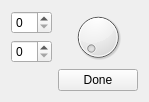
<?xml version="1.0" encoding="UTF-8"?>
<ui version="4.0">
 <class>rotatePageRangeClass</class>
 <widget class="QWidget" name="rotatePageRangeClass">
  <property name="geometry">
   <rect>
    <x>0</x>
    <y>0</y>
    <width>141</width>
    <height>97</height>
   </rect>
  </property>
  <property name="windowTitle">
   <string>rotatePageRange</string>
  </property>
  <layout class="QGridLayout" name="gridLayout">
   <item row="0" column="0">
    <widget class="QSpinBox" name="beginPage"/>
   </item>
   <item row="0" column="1" rowspan="2">
    <widget class="QDial" name="dial"/>
   </item>
   <item row="1" column="0">
    <widget class="QSpinBox" name="endPage"/>
   </item>
   <item row="2" column="1">
    <widget class="QPushButton" name="OkButton">
     <property name="text">
      <string>Done</string>
     </property>
    </widget>
   </item>
  </layout>
 </widget>
 <layoutdefault spacing="6" margin="11"/>
 <resources/>
 <connections/>
</ui>
